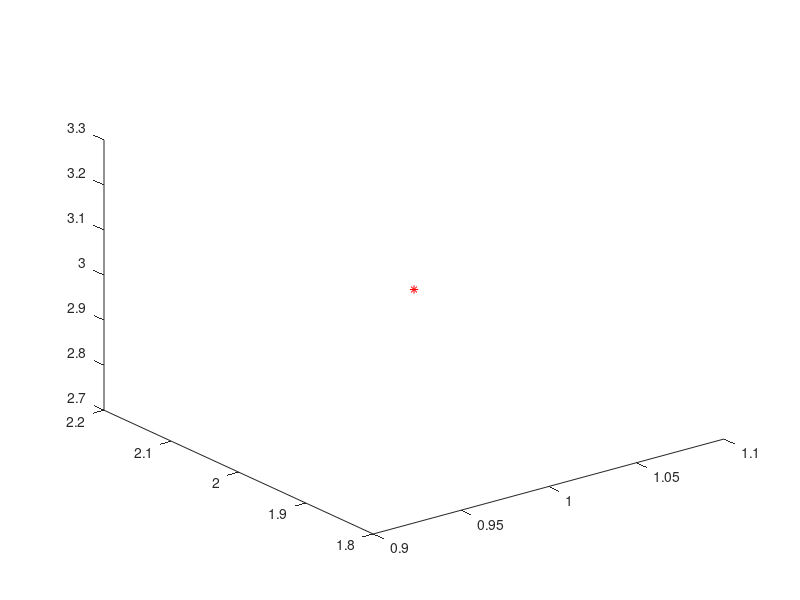

This figure's MATLAB source: (Note: this script raises an error after producing the figure.)

close all

plot3(1 ,2, 3,'r*')
hold on
% A=[-sqrt(6)/2,-3*sqrt(2)/2,-sqrt(3)/2;sqrt(6),0,-sqrt(3)/2;-sqrt(6)/2,3*sqrt(2)/2,-sqrt(3)/2;0,0,1]
% b=[-sqrt(6)/2;-sqrt(6)/2;-sqrt(6)/2;0];
A =[1 0 0;
    -1 0 0;
    0 1 0;
    0 -1 0 
    ];
b = [0 ;-1;0 ;-1];
bu= [5;5 ;0];
bl = [-1;0;0];

plotregion(A,b,bl,bu,[0.1,0.5,0.8]);
xlabel('x')

axis equal

%%
close all
plotregion([1 1],[0.6],[0 0],[1 1],'m',0.3,4*(rand(2,7)-0.5),'r:','gxbx');
axis equal